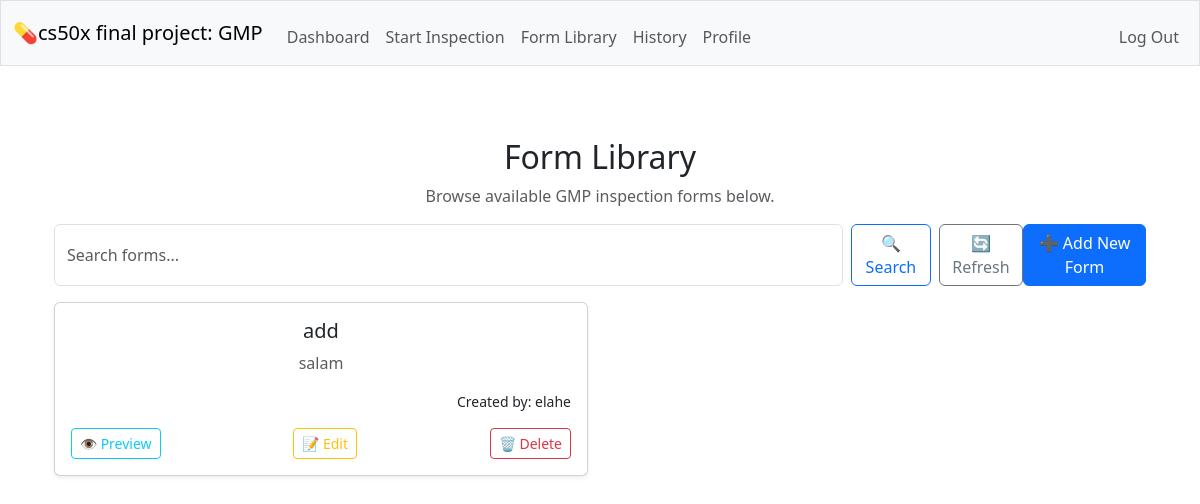
/forms_show (signed in), run on an earlier commit of the app's database.
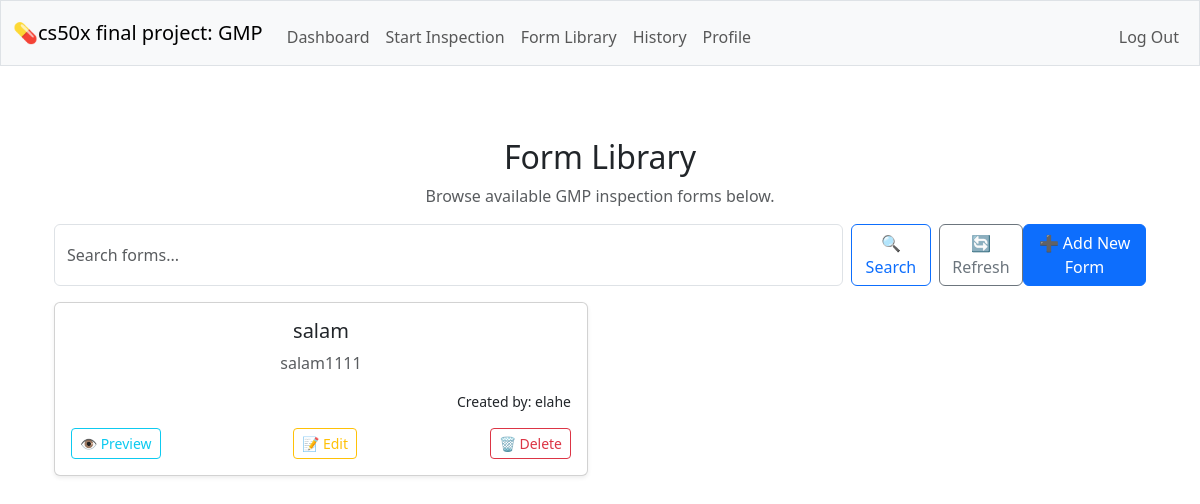
And on a later commit of the database.
### tables this page shows
CREATE TABLE forms (id INTEGER PRIMARY KEY AUTOINCREMENT NOT NULL, name TEXT NOT NULL UNIQUE, description TEXT NOT NULL, created_by INTEGER NOT NULL, FOREIGN KEY (created_by) REFERENCES users(id) );

CREATE TABLE users (id INTEGER PRIMARY KEY AUTOINCREMENT NOT NULL, username TEXT NOT NULL UNIQUE, hash TEXT NOT NULL, role TEXT NOT NULL DEFAULT 'inspector', created_at DATETIME DEFAULT CURRENT_TIMESTAMP);

### app.py (the view)
@app.route("/forms_show", methods=["GET", "POST"])
@login_required
def forms_show():
    search_query = request.form.get("search") if request.method == "POST" else None
    if search_query:
        forms = db.execute(
            """SELECT forms.*, users.username AS created_by_name
               FROM forms JOIN users ON forms.created_by = users.id
               WHERE forms.name LIKE ? ORDER BY forms.id DESC""",
            f"%{search_query}%"
        )
    else:
        forms = db.execute(
            """SELECT forms.*, users.username AS created_by_name
               FROM forms JOIN users ON forms.created_by = users.id
               ORDER BY forms.id DESC"""
        )
    return render_template("forms_show.html", forms=forms)

### helpers.py (called while the page is built)
def login_required(f):
    @wraps(f)
    def decorated_function(*args, **kwargs):
        if session.get("user_id") is None:
            return redirect("/login")
        return f(*args, **kwargs)
    return decorated_function

### templates/forms_show.html (shortened to what this page needs)
{% extends "layout.html" %}
{% block main %}
<div class="container mt-4">
    <h2>Form Library</h2>
    <p class="text-muted">Browse available GMP inspection forms below.</p>
    <form method="POST" class="d-flex mb-3">
        <input name="search" class="form-control me-2" type="search" placeholder="Search forms..." aria-label="Search">
        <button class="btn btn-outline-primary me-2" type="submit">🔍 Search</button>
        <a href="/forms_show" class="btn btn-outline-secondary">🔄 Refresh</a>
            <a href="/forms_show/new" class="btn btn-primary ms-auto">➕ Add New Form</a>
    </form>
    {% if forms %}
        <div class="row row-cols-1 row-cols-md-2 g-4">
            {% for form in forms %}
            <div class="col">
                <div class="card h-100 shadow-sm">
                    <div class="card-body">
                        <h5 class="card-title">{{ form.name }}</h5>
                        <p class="card-text text-muted">{{ form.description }}</p>
                        <p class="text-end small">Created by: {{ form.created_by_name }}</p>
                        <div class="d-flex justify-content-between">
                            <a href="/forms_show/{{ form.id }}/preview" class="btn btn-outline-info btn-sm">👁️ Preview</a>
                            <a href="/forms_show/{{ form.id }}/edit" class="btn btn-outline-warning btn-sm">📝 Edit</a>
                            <form method="POST" action="/forms_show/{{ form.id }}/delete" onsubmit="return confirm('Are you sure you want to delete this form? This action cannot be undone.');" style="display:inline;">
                                <button type="submit" class="btn btn-outline-danger btn-sm">🗑️ Delete</button>
                            </form>
                        </div>
                    </div>
                </div>
            </div>
            {% endfor %}
        </div>
    {% else %}
        <p class="text-muted mt-4">No forms found.</p>
    {% endif %}
</div>
{% endblock %}

### templates/layout.html (shortened to what this page needs)
<!DOCTYPE html>
<html lang="en">
    <head>
        <link href="https://cdn.jsdelivr.net/npm/bootstrap@5.3.3/dist/css/bootstrap.min.css" rel="stylesheet">
        <link href="/static/styles.css" rel="stylesheet">
    </head>
    <body>
        <nav class="bg-light border navbar navbar-expand-md navbar-light">
            <div class="container-fluid">
                <a class="navbar-brand" href="/">💊cs50x final project: GMP</a>
                <div class="collapse navbar-collapse" id="navbar">
                    {% if session["user_id"] %}
                        <ul class="navbar-nav me-auto mt-2">
                            <li class="nav-item"><a class="nav-link" href="/">Dashboard</a></li>
                            <li class="nav-item"><a class="nav-link" href="/start">Start Inspection</a></li>
                            <li class="nav-item"><a class="nav-link" href="/forms_show">Form Library</a></li>
                            <li class="nav-item"><a class="nav-link" href="/history">History</a></li>
                            <li class="nav-item"><a class="nav-link" href="/">Profile</a></li>
                        </ul>
                        <ul class="navbar-nav ms-auto mt-2">
                            <li class="nav-item"><a class="nav-link" href="/logout">Log Out</a></li>
                        </ul>
                    {% else %}
                        <ul class="navbar-nav ms-auto mt-2">
                            <li class="nav-item"><a class="nav-link" href="/register">Register</a></li>
                            <li class="nav-item"><a class="nav-link" href="/login">Log In</a></li>
                        </ul>
                    {% endif %}
                </div>
            </div>
        </nav>
        <main class="container py-5 text-center">
            {% block main %}{% endblock %}
        </main>
    </body>
</html>

What changed in the data, as far as the page shows it:
removed forms: name "add", description "salam", created_by_name "elahe"
added forms: name "salam", description "salam1111", created_by_name "elahe"
